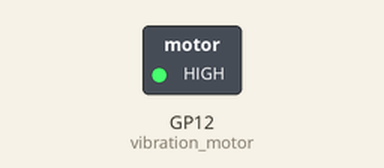
Recording of a program running on a simulated Raspberry Pi Pico running MicroPython. Parts: switched loads named in the program (green lamp = pin HIGH). At 4.4 s the program stops and its outputs stay as they are.

Above: at 1.2 s.
At 2.65 s:
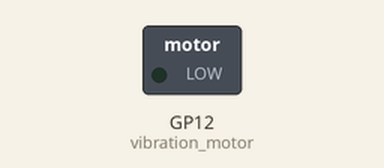
Timing chart, 0 to 3.0 s (numbered marks = the images above):
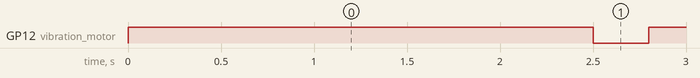

The program:

vib.py
```python
from machine import Pin
from time import sleep

# Initialize the vibration motor module
vibration_motor = Pin(12, Pin.OUT)

def vibrate(vigration_time):
    vibration_motor.value(1)
    sleep(vigration_time)
    vibration_motor.value(0)

vibrate(2)

for i in range(3):
    vibrate(0.5)
    sleep(0.3)
    
```

Measured:
- by itself, GP12 (vibration_motor): repeats every 0.80 s: LOW 0.30 s, HIGH 0.50 s, until it stays LOW from 4.1 s
